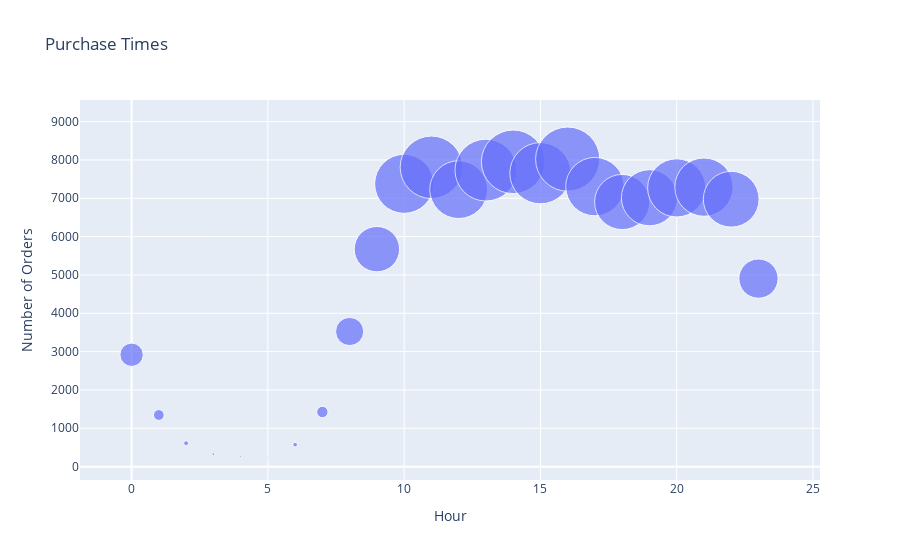

The cell this chart's notebook holds for it:
### Code cell
fig = go.Figure(data=go.Scatter(x=time_purchase.index,
                                y=time_purchase['Count'],
                                mode='markers',
                                marker=dict(
                                size=time_purchase['Count']*0.008))) # hover text goes here
fig.update_layout(title='Purchase Times',xaxis_title="Hour",yaxis_title="Number of Orders")
fig.show()

### Figure 1 — Plotly figure (JSON) as saved in the notebook; plotly's stock layout.template omitted (floating-point values rounded to 4 significant figures)
{"data": [{"marker": {"size": [23.34, 10.78, 4.888, 2.6, 2.04, 1.8, 4.584, 11.4, 28.2, 45.38, 59.02, 62.47, 57.81, 61.88, 63.61, 61.23, 64.18, 58.43, 55.22, 56.11, 58.17, 58.33, 55.81, 39.24]}, "mode": "markers", "type": "scatter", "x": [0, 1, 2, 3, 4, 5, 6, 7, 8, 9, 10, 11, 12, 13, 14, 15, 16, 17, 18, 19, 20, 21, 22, 23], "y": [2918, 1347, 611, 325, 255, 225, 573, 1425, 3525, 5673, 7377, 7809, 7226, 7735, 7951, 7654, 8022, 7304, 6903, 7014, 7271, 7291, 6976, 4905]}], "layout": {"title": {"text": "Purchase Times"}, "xaxis": {"title": {"text": "Hour"}}, "yaxis": {"title": {"text": "Number of Orders"}}}}
